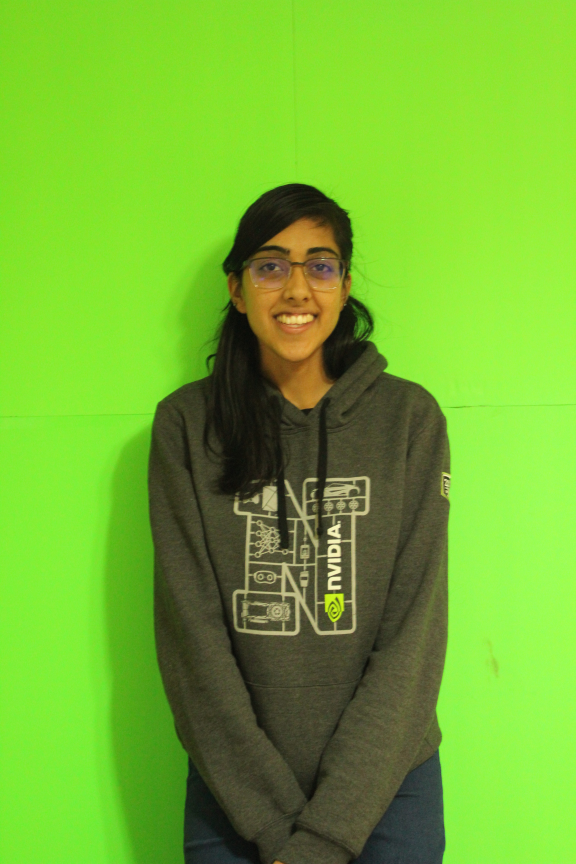
//> input picture input/IMG_2889.JPG, 1728 x 2592 px, given in place of david_1.jpg, which was not available (shown at 1/3 size)
$ ./main   (built with g++ and OpenCV 4)
//> lines starting //> are read from the running program, lines starting //| are printed output that depends on the picture; after the words box and inside, x2 and y2 are one past the last pixel; in counts of white or black regions, pixels touching at a corner belong together; pictures that were not available may be replaced by others from this repository, and a replacement may not be noted
#include <opencv2/core/core.hpp>
#include <opencv2/highgui/highgui.hpp>
#include <opencv2/imgproc/imgproc.hpp>
#include <iostream>
#include <fstream>

using namespace cv;
using namespace std;

// Global variable describing person characteristics
Scalar PERSON_HSV;
Mat PERSON_TMPLT;
//Scalar LOWER_BOUND, UPPER_BOUND;
int HUE_AVG;

struct MoveData {
	int x;
	int y;
	int area;
};

Mat resize_img(Mat img, int size) {
	double r = size*1.0 / img.cols;
	Mat result;
	resize(img, result, Size(), r, r);
	return result;
}

Mat load_hsv_image(Mat image_bgr, int size=500) {
	Mat result;
	cvtColor(resize_img(image_bgr, size), result, CV_BGR2HSV);
	return result;
}

vector<int> get_non_zero_bins(Mat hist) {
	vector<int> peak_values;
	for (int h = 0; h < hist.rows; h++)
	{
		if (hist.at<float>(h) > 0) {
			peak_values.push_back(h);
		}
	}
	return peak_values;
}

vector<int> get_peak_values(Mat hist) {
	vector<int> peak_values;
	vector<pair<int, int>> peak_values_dict;
	int window[9] = {};
	for (int h = 4; h < hist.rows; h++)
	{
		for (int i = 4; i >= 0; i--) {
			// Filling sliding window
			window[i] = hist.at<float>(h + i - 4);
			if (i != 4) {
				window[8 - i] = hist.at<float>(h - i + 4);
				if (window[4] < window[i] || window[4] < window[8 - i]) {
					break;
				}
			}
			if (i == 0 && hist.at<float>(h) > 0) {
				peak_values_dict.push_back(make_pair(h, hist.at<float>(h)));
			}
		}
	}
	sort(peak_values_dict.begin(), peak_values_dict.end(), [=](std::pair<int, int>& a, std::pair<int, int>& b)
	{
		return a.second > b.second;
	}
	);

	for (vector<pair<int,int>>::iterator it = peak_values_dict.begin(); it != peak_values_dict.end(); ++it)
	{
		if (peak_values.size() < 11) {
			peak_values.push_back(it->first);
		}
	}

	return peak_values;
}

std::vector<Mat> get_hsv_histogram(Mat image, String desc, bool is_save=false) {
	vector<Mat> hsv_planes;
	split(image, hsv_planes);

	int histSize = 180;
	int histSizeSV = 256;
	float range[] = {0, 180};
	const float* histRange = { range };
	float range_sv[] = { 0, 256};
	const float* histRange_sv = { range_sv };

	Mat h_hist, s_hist, v_hist;

	calcHist(&hsv_planes[0], 1, 0, Mat(), h_hist, 1, &histSize, &histRange, true, false);
	calcHist(&hsv_planes[1], 1, 0, Mat(), s_hist, 1, &histSizeSV, &histRange_sv, true, false);
	calcHist(&hsv_planes[2], 1, 0, Mat(), v_hist, 1, &histSizeSV, &histRange_sv, true, false);

	vector<Mat> histograms = { h_hist, s_hist, v_hist };

	if (is_save) {
		// Output peak values

		ofstream out(desc + ".txt");
		for (int h = 0; h < h_hist.rows; h++)
		{
			out << h << " " << h_hist.at<float>(h) << endl;
		}
		out << endl;
		std::vector<int> peak_values = get_peak_values(h_hist);
		for (int i = 0; i < peak_values.size(); i++) {
			out << peak_values[i] << endl;
		}
		out.close();

		// Draw the histograms for H, S and V
		int hist_w = 360; int hist_h = 200;
		int bin_w = cvRound((double)hist_w / histSize);
		Mat histImage(hist_h, hist_w, CV_8UC3, Scalar(0, 0, 0));

		int hist_w_sv = 512; int hist_h_sv = 400;
		int bin_w_sv = cvRound((double)hist_w_sv / histSizeSV);
		Mat histImageS(hist_h_sv, hist_w_sv, CV_8UC3, Scalar(0, 0, 0));
		Mat histImageV(hist_h_sv, hist_w_sv, CV_8UC3, Scalar(0, 0, 0));

		normalize(h_hist, h_hist, 0, histImage.rows, NORM_MINMAX, -1, Mat());
		normalize(s_hist, s_hist, 0, histImageS.rows, NORM_MINMAX, -1, Mat());
		normalize(v_hist, v_hist, 0, histImageV.rows, NORM_MINMAX, -1, Mat());

		/// Draw for each channel
		for (int i = 1; i < histSize; i++)
		{
			line(histImage, Point(bin_w*(i - 1), hist_h - cvRound(h_hist.at<float>(i - 1))),
				Point(bin_w*(i), hist_h - cvRound(h_hist.at<float>(i))),
				Scalar(255, 0, 0), 2, 8, 0);
			line(histImageS, Point(bin_w_sv*(i - 1), hist_h_sv - cvRound(s_hist.at<float>(i - 1))),
				Point(bin_w_sv*(i), hist_h_sv - cvRound(s_hist.at<float>(i))),
				Scalar(255, 0, 0), 2, 8, 0);
			line(histImageV, Point(bin_w_sv*(i - 1), hist_h_sv - cvRound(v_hist.at<float>(i - 1))),
				Point(bin_w_sv*(i), hist_h_sv - cvRound(v_hist.at<float>(i))),
				Scalar(255, 0, 0), 2, 8, 0);
		}

		imwrite(desc + "_h.jpg", histImage);
		imwrite(desc + "_s.jpg", histImageS);
		imwrite(desc + "_v.jpg", histImageV);
	}
	return histograms;
}

Mat filter_green_background(Mat image_hsv, int green_value) {
	Mat mask, result;
	inRange(image_hsv, Scalar(green_value - 7, 0, 0), Scalar(green_value + 7, 255, 255), mask);
	mask = 255 - mask;
	bitwise_and(image_hsv, image_hsv, result, mask = mask);

	return result;
}

Mat get_person_with_color(Mat img) {
	vector<Mat> segmented_hists = get_hsv_histogram(img, "img");
	std::vector<int> segmented_value = get_non_zero_bins(segmented_hists[0]);

	int diff = 180;
	int hue_avg = HUE_AVG;

	for (int i = 0; i < segmented_value.size(); i++) {
		if (abs(segmented_value[i]-HUE_AVG) < diff) {
			diff = abs(segmented_value[i]-HUE_AVG);
			hue_avg = segmented_value[i];
		}
	}

	Scalar lower_bound = Scalar(std::max(hue_avg - 3, 0), 0, 0);
	Scalar upper_bound = Scalar(std::min(hue_avg + 3, 255), 255, 255);

	Mat filtered_image, mask;
	inRange(img, lower_bound, upper_bound, mask);

	//morphological opening (remove small objects from the foreground)
	erode(mask, mask, getStructuringElement(MORPH_ELLIPSE, Size(3, 3)));
	dilate(mask, mask, getStructuringElement(MORPH_ELLIPSE, Size(3, 3)));

	//morphological closing (fill small holes in the foreground)
	dilate(mask, mask, getStructuringElement(MORPH_ELLIPSE, Size(7, 7)));
	erode(mask, mask, getStructuringElement(MORPH_ELLIPSE, Size(5, 5)));

	bitwise_and(img, img, filtered_image, mask = mask);

	return filtered_image;
}

// [45 lines left out: functions get_person_with_tmplt, hsv2gray, mask_image, not called in this run]

MoveData find_person_in_img(Mat input_image, Mat original_image, Mat rgb_image, String description = "test") {
	int start_s = clock();
	// Apply filtering
	Mat color_filtered_image = get_person_with_color(input_image, description);
	imwrite(description + "_color_filtered.jpg", color_filtered_image);

	//waitKey(0);
	Mat tmplt_filtered_image = get_person_with_tmplt(color_filtered_image);

	// Get person location
	Moments person_moments = moments(hsv2gray(tmplt_filtered_image), true);
	MoveData result = {};
	result.x = (int)(person_moments.m10 / person_moments.m00);
	result.y = (int)(person_moments.m01 / person_moments.m00);
	result.area = (int)person_moments.m00;

	Mat final_image = mask_image(rgb_image, tmplt_filtered_image);
	// Plot location in image
	rectangle(final_image, Point((int)(result.x-5),
		(int)(result.y- 5)), Point((int)(result.x + 5), (int)(result.y + 5)),
		Scalar(0, 255, 0), CV_FILLED);


	imwrite(description + "_final.jpg", final_image);
	return result;
}

Mat k_means(Mat input_image, int clusterCount) {
	//step 1 : map the src to the samples
	Mat samples(input_image.total(), 3, CV_32F);
	auto samples_ptr = samples.ptr<float>(0);
	for (int row = 0; row != input_image.rows; ++row) {
		auto src_begin = input_image.ptr<uchar>(row);
		auto src_end = src_begin + input_image.cols * input_image.channels();
		//auto samples_ptr = samples.ptr<float>(row * src.cols);
		while (src_begin != src_end) {
			samples_ptr[0] = src_begin[0];
			samples_ptr[1] = src_begin[1];
			samples_ptr[2] = src_begin[2];
			samples_ptr += 3; src_begin += 3;
		}
	}

	//step 2 : apply kmeans to find labels and centers
	Mat labels;
	int attempts = 5;
	Mat centers;
	kmeans(samples, clusterCount, labels,
		TermCriteria(CV_TERMCRIT_ITER | CV_TERMCRIT_EPS,
			10, 0.01),
		attempts, KMEANS_PP_CENTERS, centers);

	//step 3 : map the centers to the output
	Mat new_image(input_image.size(), input_image.type());
	for (int row = 0; row != input_image.rows; ++row) {
		auto new_image_begin = new_image.ptr<uchar>(row);
		auto new_image_end = new_image_begin + new_image.cols * 3;
		auto labels_ptr = labels.ptr<int>(row * input_image.cols);

		while (new_image_begin != new_image_end) {
			int const cluster_idx = *labels_ptr;
			auto centers_ptr = centers.ptr<float>(cluster_idx);
			new_image_begin[0] = centers_ptr[0];
			new_image_begin[1] = centers_ptr[1];
			new_image_begin[2] = centers_ptr[2];
			new_image_begin += 3; ++labels_ptr;
		}
	}
	return new_image;
}

Mat sharpen_image(Mat input_image) {
	Mat frame, output;
	GaussianBlur(input_image, frame, Size(7, 7), 0);
	addWeighted(frame, -1, input_image, 2, 0, output);
	return output;
}

int get_hue_avg(vector<int> h_values) {
	int result = h_values[0];
	for (int i = 1; i < std::min(4, (int)h_values.size()); i++) {
		int value = h_values[i];
		if (value < result + 11 && value > result - 11) {
			result = (result * i + value) / (i + 1);
		}
	}
	return result;
}

// [13 lines left out: function take_picture, not called in this run]

int main(int argc, char** argv)
{
	// [31 lines of commented-out code are left out]
	Mat original_image = imread("out/david_1.jpg"); //take_picture(cap);
//> original_image is the input picture: 2592 rows x 1728 cols, CV_8UC3; mean B, G, R 48.9, 179.2, 114.7
	original_image = sharpen_image(original_image);
	Mat person_original = load_hsv_image(original_image);
//> in load_hsv_image, `cvtColor(resize_img(image_bgr, size), result, CV_BGR2HSV);`: result: 750 rows x 500 cols, CV_8UC3; mean H, S, V 42, 169.3, 180.7

	// Filter Green Background
	vector<Mat> person_histograms = get_hsv_histogram(person_original, "dc_out/david_tmplt");
//> in get_hsv_histogram, `calcHist(&hsv_planes[0], 1, 0, Mat(), h_hist, 1, &histSize, &histRange..`: h_hist = 180 values, max 67891 at index 45, min 0 at index 112, mean 2083.3
//> in get_hsv_histogram, `calcHist(&hsv_planes[1], 1, 0, Mat(), s_hist, 1, &histSizeSV, &histRan..`: s_hist = 256 values, max 9408 at index 204, min 0 at index 1, mean 1464.8
//> in get_hsv_histogram, `calcHist(&hsv_planes[2], 1, 0, Mat(), v_hist, 1, &histSizeSV, &histRan..`: v_hist = 256 values, max 10504 at index 230, min 0 at index 0, mean 1464.8
	std::vector<int> person_original_h_pv = get_peak_values(person_histograms[0]);
//> after the loop in get_peak_values, `for (int h = 4; h < hist.rows; h++)`: window = [4, 2, 5, 3, 4, 0, 0, 0, 0]; peak_values_dict = 18 pairs, first 12: [18, 2591], [30, 14584], [45, 67891], [60, 274], [65, 149], [70, 145], [79, 266], [90, 880], [120, 13], [125, 1], [130, 5], [135, 1]
//> in get_peak_values, `sort(peak_values_dict.begin(), peak_values_dict.end(), [=](std::pair<i..`: peak_values_dict = 18 pairs, first 12: [45, 67891], [30, 14584], [18, 2591], [90, 880], [60, 274], [79, 266], [65, 149], [70, 145], [120, 13], [150, 13], [177, 5], [163, 5]
//> the loop in get_peak_values, `for (vector<pair<int,int>>::iterator it = peak_values_dict.begin(); it..` made 18 passes
//> person_original_h_pv = [45, 30, 18, 90, 60, 79, 65, 70, 120, 150, 177]
	int green_value = 70;
	for (int i = 0; i < person_original_h_pv.size(); i++) {
		if (person_original_h_pv[i] > 45 && person_original_h_pv[i] < 85) {
			green_value = person_original_h_pv[i];
			break;
		}
	}
//> this loop made 5 passes
//> green_value on pass 5: 60

	Mat person = filter_green_background(resize_img(person_original, 100), green_value);
//> in filter_green_background, `inRange(image_hsv, Scalar(green_value - 7, 0, 0), Scalar(green_value +..`:
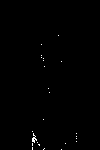
//> mask: 150 rows x 100 cols, CV_8UC1; 0.35% white in thin lines or dots, all inside (x1, y1, x2, y2) = (32, 35, 77, 150)

	// Getting Person Template
	person_histograms = get_hsv_histogram(person, "filtered_person_0");
//> call 2 of get_hsv_histogram, with desc = "filtered_person_0", is_save = false
//> in get_hsv_histogram (call 2), `split(image, hsv_planes);`:
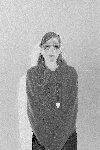
//> hsv_planes[1]: 150 rows x 100 cols, CV_8UC1; min 0, max 253, mean 169.1
//> in get_hsv_histogram (call 2), `split(image, hsv_planes);`:
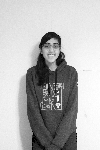
//> hsv_planes[2]: 150 rows x 100 cols, CV_8UC1; min 0, max 255, mean 180.5
//> in get_hsv_histogram (call 2), `calcHist(&hsv_planes[0], 1, 0, Mat(), h_hist, 1, &histSize, &histRange..`: h_hist = 180 values, max 2742 at index 45, min 0 at index 1, mean 83.33
//> in get_hsv_histogram (call 2), `calcHist(&hsv_planes[1], 1, 0, Mat(), s_hist, 1, &histSizeSV, &histRan..`: s_hist = 256 values, max 381 at index 204, min 0 at index 1, mean 58.59
//> in get_hsv_histogram (call 2), `calcHist(&hsv_planes[2], 1, 0, Mat(), v_hist, 1, &histSizeSV, &histRan..`: v_hist = 256 values, max 443 at index 232, min 0 at index 1, mean 58.59
	Mat person_segmented = k_means(person, 2);
//> in k_means, `kmeans(samples, clusterCount, labels, TermCriteria(CV_TERMCRIT_ITER | ..`: labels = 15000 values, max 1 at index 3248, min 0 at index 0, mean 0.296; centers = [[45.26, 198.2, 227.7], [33.55, 99.77, 68.02]]
//> after the loop in k_means, `for (int row = 0; row != input_image.rows; ++row)`:
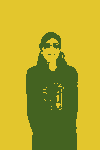
//> new_image: 150 rows x 100 cols, CV_8UC3; mean B, G, R 41.5, 168.7, 180
	person_histograms = get_hsv_histogram(person, "dc_v1/filtered_david");

	person_original_h_pv = get_peak_values(person_histograms[0]);
//> the loop in get_peak_values (call 2), `for (vector<pair<int,int>>::iterator it = peak_values_dict.begin(); it..` made 13 passes
//> person_original_h_pv = [45, 30, 19, 90, 79, 70, 105, 176, 130, 150, 165]

	HUE_AVG = get_hue_avg(person_original_h_pv);
//> in get_hue_avg, `int result = h_values[0];`: result = 45
//> the loop in get_hue_avg, `for (int i = 1; i < std::min(4, (int)h_values.size()); i++)` made 3 passes
//> value on passes 1 to 3: 30, 19, 90
//> HUE_AVG = 45
	cout << "Hue avg:" << HUE_AVG << endl;
//| Hue avg:45

	// For person template
	PERSON_TMPLT = get_person_with_color(person_segmented);
//> call 4 of get_hsv_histogram, with desc = "img", is_save = false
//> in get_hsv_histogram (call 4), `split(image, hsv_planes);`:
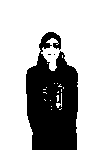
//> hsv_planes[0]: 150 rows x 100 cols, CV_8UC1; values 33 (black) and 45 (white), 70.4% white; 3 black regions (2 under 20 px), largest, box (x1, y1, x2, y2) and area: (26, 32, 78, 150) 4431
//> in get_hsv_histogram (call 4), `calcHist(&hsv_planes[0], 1, 0, Mat(), h_hist, 1, &histSize, &histRange..`: h_hist = 180 values, max 10565 at index 45, min 0 at index 0, mean 83.33
//> in get_hsv_histogram (call 4), `calcHist(&hsv_planes[1], 1, 0, Mat(), s_hist, 1, &histSizeSV, &histRan..`: s_hist = 256 values, max 10565 at index 198, min 0 at index 0, mean 58.59
//> in get_hsv_histogram (call 4), `calcHist(&hsv_planes[2], 1, 0, Mat(), v_hist, 1, &histSizeSV, &histRan..`: v_hist = 256 values, max 10565 at index 227, min 0 at index 0, mean 58.59
//> in get_person_with_color, `std::vector<int> segmented_value = get_non_zero_bins(segmented_hists[0..`: segmented_value = [33, 45]
//> in get_person_with_color, `int hue_avg = HUE_AVG;`: hue_avg = 45
//> the loop in get_person_with_color, `for (int i = 0; i < segmented_value.size(); i++)` made 2 passes
//> (diff, hue_avg) on passes 1 to 2: (12, 33), (0, 45)
//> after the loop in get_person_with_color, `for (int i = 0; i < segmented_value.size(); i++)`: diff = 0; hue_avg = 45
//> in get_person_with_color, `Scalar lower_bound = Scalar(std::max(hue_avg - 3, 0), 0, 0);`: lower_bound = Scalar(42)
//> in get_person_with_color, `Scalar upper_bound = Scalar(std::min(hue_avg + 3, 255), 255, 255);`: upper_bound = Scalar(48, 255, 255)
//> in get_person_with_color, `erode(mask, mask, getStructuringElement(MORPH_ELLIPSE, Size(5, 5)));`: mask: 150 rows x 100 cols, CV_8UC1; 73.1% white; 2 black regions, box (x1, y1, x2, y2) and area: (27, 57, 77, 150) 3954, (40, 33, 53, 48) 88

	/* Part 2 */
	ofstream fout("dc_v2/result.txt");
	for (int i = 1; i < 2004; i+=3) {
		int start_2 = clock();
		Mat rgb_image = resize_img(imread("dc/img_" + to_string(i) + ".jpg"), 250);
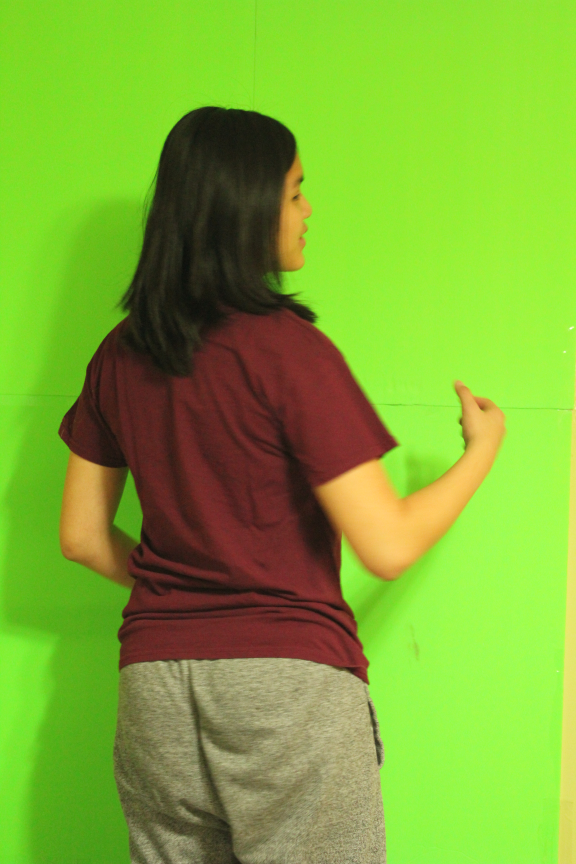
//> input picture input/IMG_2890.JPG, 1728 x 2592 px, given in place of img_1.jpg, which was not available (shown at 1/3 size)
		Mat image = sharpen_image(rgb_image);
		image = load_hsv_image(image, 250);
//> in load_hsv_image (call 2), `cvtColor(resize_img(image_bgr, size), result, CV_BGR2HSV);`: result: 375 rows x 250 cols, CV_8UC3; mean H, S, V 38.8, 174.2, 183.7

		Mat new_image = k_means(image, 3);
//> call 2 of k_means, with clusterCount = 3
//> in k_means (call 2), `kmeans(samples, clusterCount, labels, TermCriteria(CV_TERMCRIT_ITER | ..`: centers = [[44.08, 197.2, 227.1], [28.02, 144.7, 76.45], [28.36, 79.16, 157]]
//> after the loop in k_means (call 2), `for (int row = 0; row != input_image.rows; ++row)`:
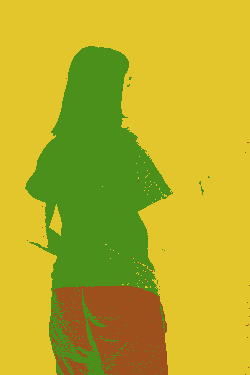
//> new_image: 375 rows x 250 cols, CV_8UC3; mean B, G, R 38.7, 173.9, 183.5
		//get_hsv_histogram(image, "dc_out/img_" + to_string(i));
		//imwrite("dc_out/segmented_image_"+to_string(i)+".jpg", new_image);

		//waitKey(0);
		MoveData move_data = find_person_in_img(new_image, image, rgb_image, "dc_v2/image_"+to_string(i));
//> (the run ends here: the program needs code that is not available in this run, at `Mat color_filtered_image = get_person_with_color(input_image, descript..`)
